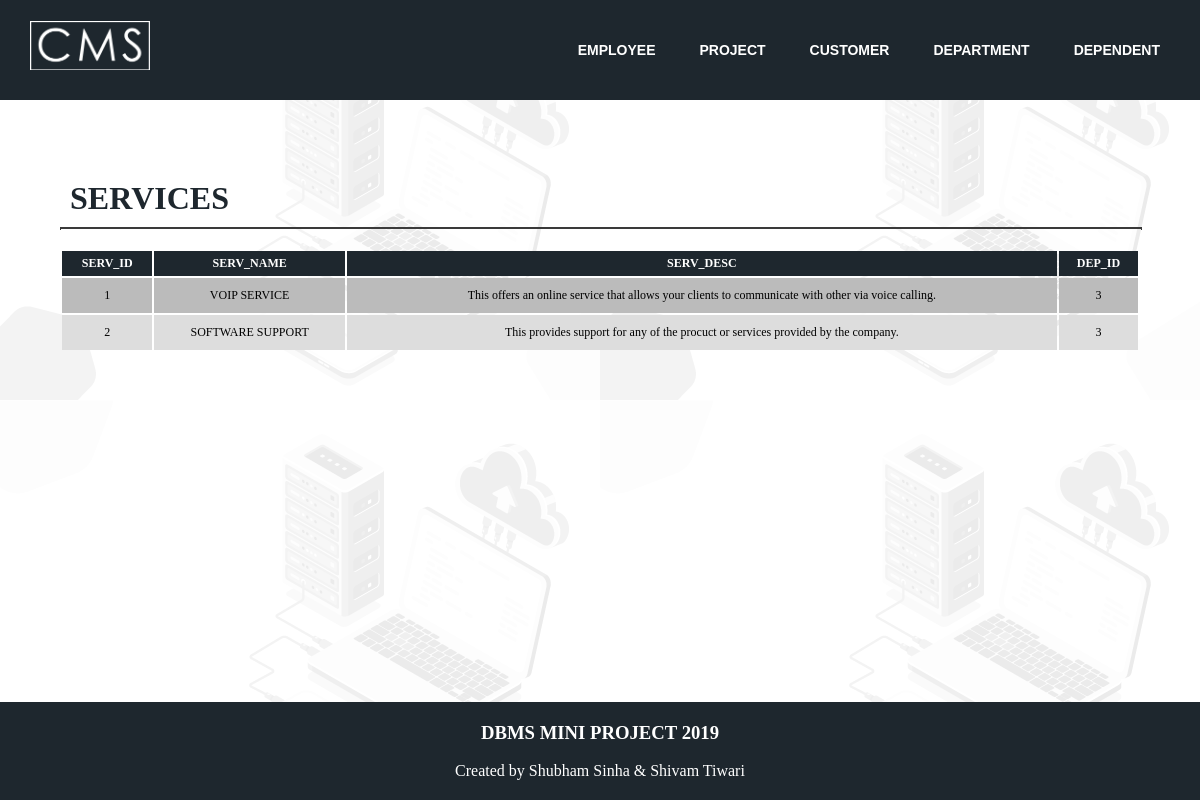
/services/services.php, run on the app's committed database.
### tables this page shows
CREATE TABLE `service` (
  `serv_id` int(11) NOT NULL,
  `serv_name` varchar(30) DEFAULT NULL,
  `serv_desc` varchar(240) DEFAULT NULL,
  `dep_id` int(11) DEFAULT NULL
);

### services/services.php (the view, shortened to what this page needs)
<?php
    include_once "../include/conn.cms.php";
?>
<!DOCTYPE html>
<html>
    <head>
        <link rel="stylesheet" href="../temp.css">
        <link rel="stylesheet" href="../table.disp.style.css">
        <link rel="stylesheet" href="../modal.css">
        <link rel="stylesheet" href="../input.modal.style.css">
    </head>
    <body>
        <header>
            <div class="head">
            <a href="../index.php"><img src="../assets/cms-logo.png" alt="CMS LOGO" class="logo"></a>
                <div class="navlinkcon">
                <a class="navlinks" href="../employee/employee.php">EMPLOYEE</a>
                <a class="navlinks" href="../project/project.php">PROJECT</a>
                <a class="navlinks" href="../customer/customer.php">CUSTOMER</a>
                <a class="navlinks" href="../department/department.php">DEPARTMENT</a>
                <a class="navlinks" href="../dependent/dependents.php">DEPENDENT</a>
            </div>
            </div>
        </header>
        <main>
            <div class="container">
                    <h2 class="heading" id="table_name">SERVICES</h2>
                    <hr/>
                    <div class="table_container">
                    <table class="table">
                    <?php
                        $ArrtibutesQuery = "SHOW COLUMNS FROM SERVICE;";
                        $getData = "SELECT * FROM SERVICE;";
                        $tableAttributes = mysqli_query($connection, $ArrtibutesQuery);
                        $tableData = mysqli_query($connection, $getData);
                        $attributesExist = mysqli_num_rows($tableAttributes);
                        $dataExist = mysqli_num_rows($tableData);
                        if($attributesExist > 0){
                            echo "<tr class='theading'>";
                            while($row = mysqli_fetch_array($tableAttributes)){
                                echo "<th>" .strtoupper($row["Field"]) ."</th>";
                            }
                            echo "</tr>";
                        }
                        if($dataExist > 0){
                            while($row = mysqli_fetch_array($tableData)){
                                echo"<tr>";
                                echo "<td>".$row['serv_id']."</td>";
                                echo "<td>".$row['serv_name']."</td>";
                                echo "<td>".$row['serv_desc']."</td>";
                                echo "<td>".$row['dep_id']."</td>";
                                echo "</tr>";
                            }
                        }
                            ?>
                        </table>
                </div>
            </div>
        </main>
        <footer class="foot">
            <h3 class="">DBMS MINI PROJECT 2019</h3><br>
            <p>Created by Shubham Sinha & Shivam Tiwari</p>
        </footer>
    </body>
</html>

### temp.css (style rules this page uses)
* { margin:0; padding: 0; }
body { background-image: url(assets/bg-grey.png); font-family: 'Raleway', sans-serif; }
.head { align-content: center; background-color: #1e272e; height: 100px; width: 100%; }
.logo { width: 10%; align-content: center; position: relative; left:30px; top:20px; }
.heading { font-size: 32px; text-align: center; font-family: 'Raleway', 'san-serif'; color:#1e272e; padding: 25px; }
hr { background-color: #3A3A3A; border: 1px dotted #3A3A3A; width: 90%; margin:0px auto }
.container { margin: 70px auto; width: 100%; height: auto; }
.foot { position: absolute; bottom: 0; width:100%; background-color: #1e272e; color: white; text-align: center; padding: 20px 0; }
.navlinks { margin:30px 10px; text-decoration: none; padding: 10px; color: white; font-size: 14px; font-weight: bold; font-family: Verdana, Geneva, Tahoma, sans-serif; }
.navlinkcon { float: right; margin: 40px 20px; }

### table.disp.style.css (style rules this page uses)
.table_container { height:300px; overflow: auto; }
table { width: 100%; margin-top: 20px; text-align: center; }
th, td { font-size: 12px; padding: 10px 5px; }
th { background-color: #1e272e; color: white; padding: 5px; }
tr:nth-child(even) { background-color: #bbbbbb; }
tr:nth-child(odd) { background-color: #dddddd; }

### modal.css (style rules this page uses)
* { font-family:'verdana','san-serif'; }

### input.modal.style.css (style rules this page uses)
* { margin:0; padding:0; }

### services/services.php (style rules this page uses)
.foot { position:absolute; bottom:0; }
.container { width:90%; }
.heading { display: inline-block; text-align: left; padding: 10px; }
hr { width: 100%; }
td { cursor:pointer; }

### data on the page
service: serv_id "1", serv_name "VOIP SERVICE", serv_desc "This offers an online service that allows your clients to communicate with other via voice calling.", dep "3"
service: serv_id "2", serv_name "SOFTWARE SUPPORT", serv_desc "This provides support for any of the procuct or services provided by the company.", dep "3"

### other printed values
$row["Field"] "SERV_ID"
$row["Field"] "SERV_NAME"
$row["Field"] "SERV_DESC"
$row["Field"] "DEP_ID"
